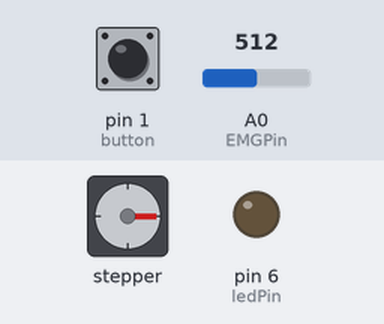
Bench run of a sketch on a simulated Arduino Uno, built with avr-gcc and run on an emulated ATmega328P. Parts: stepper motor, output pins drawn as LEDs (lit = HIGH). The inputs (shaded band) are chosen by the test bench; at power-on: A0 (EMGPin) = 512, pin 1 (button) LOW. Stepper angles assume 200 steps per turn.

Above: at 5.8 s.
5.9 s: A0 (EMGPin) set to 517
At 8.1 s:
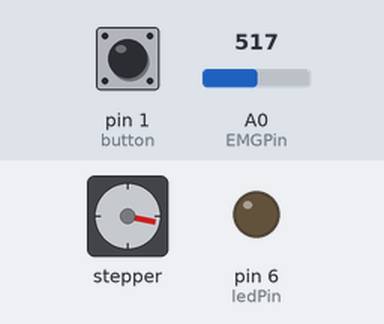
8.9 s: A0 (EMGPin) set to 716
At 9.98 s:
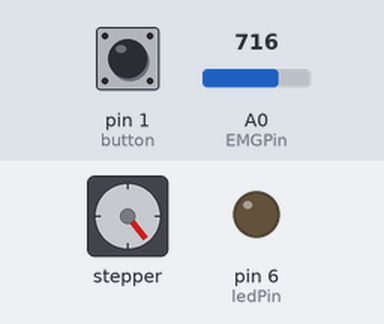
11.9 s: pin 1 (button) pulled HIGH for 1 s
At 12.09 s:
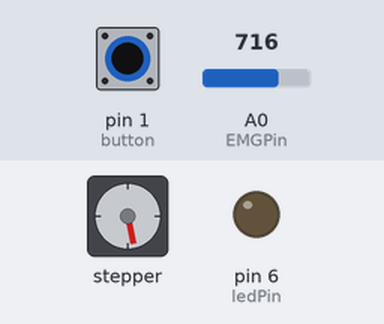
15.9 s: pin 1 (button) pulled HIGH for 0.15 s
At 16.6 s:
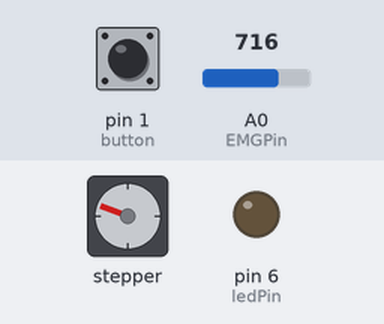
19.0 s: pin 1 (button) driven HIGH
22.0 s: A0 (EMGPin) set to 511
Timing chart, 0 to 26.0 s (numbered marks = the images above; inputs shaded):
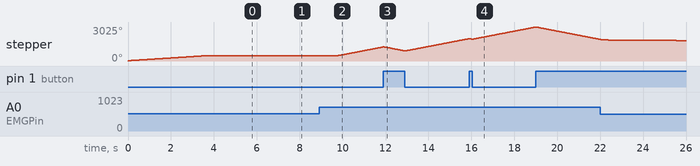

Measured:
- the behaviour switches between 516 and 517 on A0 (EMGPin) (found by bisection; images 0 and 1)
- after the input at 5.9 s, stepper: keeps turning clockwise at about 7°/s, starting after 0.32 s

The sketch:

EMGToMotorWithSwitch.ino
```cpp
/*
  Sketch to control motor rotation rate using EMG sensor
  Joel Voldman, MIT
  Written July 2014, updated June 2015 for Olimex boards
  Updated July 2015 for serial LCD

  Uses parts of Adafruit motor shield example files

  The LCD circuit:
 * LCD RX pin 1 to digital pin 8
 * LCD GND pin 2 to gnd
 * LCD VDD pin 3 to +5V
 */


// include libraries for Adafruit motor shield
#include <Wire.h>
#include <Adafruit_MotorShield.h>
#include "utility/Adafruit_MS_PWMServoDriver.h"
// include the library code to run the LCD display:
#include <serLCD.h>
#include <SoftwareSerial.h>

// Create the motor shield object with the default I2C address
Adafruit_MotorShield AFMS = Adafruit_MotorShield();

// Connect a stepper motor with 200 steps per revolution (1.8 degree)
// to motor port #1 (M1 and M2)
Adafruit_StepperMotor *myMotor = AFMS.getStepper(200, 1);

// initialize the library with the number of the interface pin
serLCD lcd(8);

//Define some constants
const int maxRPM = 250;      //maximum stepper RPM
const int ledPin = 6;        // select the pin for the LED
const int EMGPin = A0;       // Analog input pin to which the EMG board is connected
const int calibrationCount = 10;  // Number of data points to measure for calibration
const float filterFactor = 0.2; // holds the amount of smoothing (0..1). 1 is no smoothing.
const int button = 1;         // pin to which switch is connected

//Define some variables
int noiseThreshold;   // define noise threshold variable
int currentEMG = 0;   // current reading
int buttonState;      //state of the button (pushed == HIGH)


// one-time setup function
void setup() {
  // declare the ledPin as an OUTPUT:
  pinMode(ledPin, OUTPUT);
  //declare button as an INPUT:
  pinMode(button, INPUT);

  AFMS.begin();  // create motor shield with the default frequency 1.6KHz

  //Here we will rotate the motor a bit, then measure the EMG signal,
  //then repeat (10x total). We will use those values to set our noise threshold
  myMotor->setSpeed(50);  // set motor speed (in RPM)
  for(int i=0; i < calibrationCount; i++){      //Measure the EMG noise
    myMotor->step(50, FORWARD, INTERLEAVE);  //take 50 steps FORWARD using INTERLEAVE
    delay(200);
    currentEMG = readRectifyAndEnvelope(EMGPin, currentEMG);      // read

    lcd.clear();
    // Print a message to the LCD.
    lcd.print("Calibration");
    lcd.setCursor(2,1);
    lcd.print("Relax :");
    lcd.setCursor(2, 10);
    lcd.print(currentEMG);
    noiseThreshold += currentEMG;
  }

  noiseThreshold = noiseThreshold / calibrationCount; //set threshold
  lcd.clear();
  lcd.print("Calibration val");
  lcd.setCursor(2,1);
  lcd.print(noiseThreshold);
  delay(1000);
}


// repeat indefinitely
void loop() {
  //Read the EMG signal and subtract off noise, then make sure the signal is non-negative
  //Then scale the signal to between 0 and maxRPM, and, if the signal is non-zero, move the
  //stepper a few steps forward at that power (speed)

  currentEMG = readRectifyAndEnvelope(EMGPin, currentEMG);      // read
  int scaledEMG = map(currentEMG, noiseThreshold, 1023, 0, maxRPM) ;  //scale

  //Update display
  lcd.clear();
  lcd.print("EMG signal: ");
  lcd.setCursor(2,1);
  lcd.print(currentEMG);

  buttonState = digitalRead(button);

  if (scaledEMG > 0)
    {
      myMotor->setSpeed(scaledEMG);
      if (buttonState==HIGH) {
        myMotor->step(6, BACKWARD, INTERLEAVE);
      }
      else {
        myMotor->step(6, FORWARD, INTERLEAVE);
      }
    }
  else
    {
      delay(40);
    }
}


// Read, rectify, and envelope (smooth) the signal.
// Combine these operations into one function since they are always used together.
// To rectify, we take any values <512 and flip them so they are >512, so that values
// range from 512..1023. Then shift signals so they go from 0..511, and then scale by 2x
// so they span the full scale of 0..1023.
// To envelope, we use first-order recursive digital filter
int readRectifyAndEnvelope(int in, int old) {
  int r = analogRead(in);   // read

  if (r < 512){     //rectify
     r = 1023 - r;
   }
   r = (r - 512 ) << 1; //scale 2x
   int n = filterFactor * r + (1-filterFactor) * old; //envelope
   return n;
}
```
